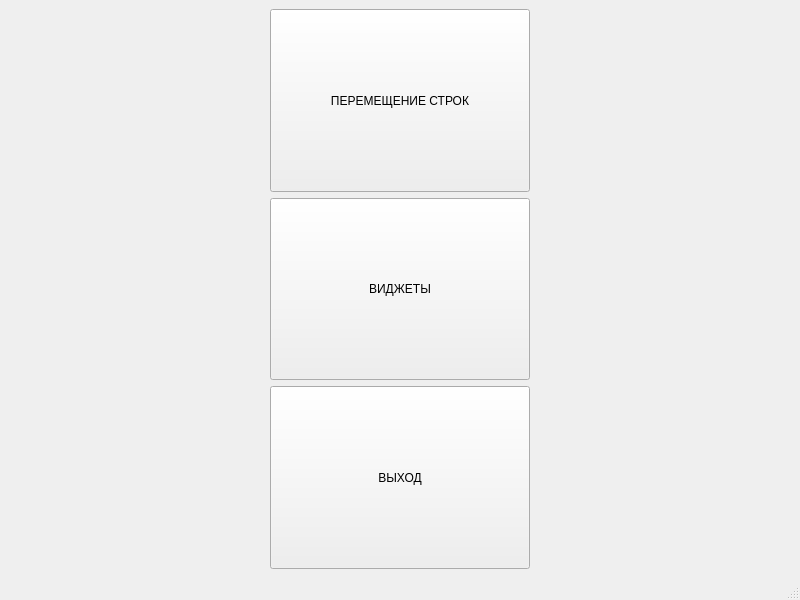
<?xml version="1.0" encoding="UTF-8"?>
<ui version="4.0">
 <class>MainWindow</class>
 <widget class="QMainWindow" name="MainWindow">
  <property name="geometry">
   <rect>
    <x>0</x>
    <y>0</y>
    <width>800</width>
    <height>600</height>
   </rect>
  </property>
  <property name="windowTitle">
   <string>MainWindow</string>
  </property>
  <widget class="QWidget" name="centralwidget">
   <layout class="QGridLayout" name="gridLayout_2">
    <item row="0" column="0">
     <layout class="QGridLayout" name="gridLayout">
      <item row="1" column="0">
       <spacer name="horizontalSpacer_4">
        <property name="orientation">
         <enum>Qt::Orientation::Horizontal</enum>
        </property>
        <property name="sizeHint" stdset="0">
         <size>
          <width>40</width>
          <height>20</height>
         </size>
        </property>
       </spacer>
      </item>
      <item row="0" column="0">
       <spacer name="horizontalSpacer">
        <property name="orientation">
         <enum>Qt::Orientation::Horizontal</enum>
        </property>
        <property name="sizeHint" stdset="0">
         <size>
          <width>40</width>
          <height>20</height>
         </size>
        </property>
       </spacer>
      </item>
      <item row="1" column="2">
       <spacer name="horizontalSpacer_6">
        <property name="orientation">
         <enum>Qt::Orientation::Horizontal</enum>
        </property>
        <property name="sizeHint" stdset="0">
         <size>
          <width>40</width>
          <height>20</height>
         </size>
        </property>
       </spacer>
      </item>
      <item row="2" column="0">
       <spacer name="horizontalSpacer_5">
        <property name="orientation">
         <enum>Qt::Orientation::Horizontal</enum>
        </property>
        <property name="sizeHint" stdset="0">
         <size>
          <width>40</width>
          <height>20</height>
         </size>
        </property>
       </spacer>
      </item>
      <item row="2" column="2">
       <spacer name="horizontalSpacer_7">
        <property name="orientation">
         <enum>Qt::Orientation::Horizontal</enum>
        </property>
        <property name="sizeHint" stdset="0">
         <size>
          <width>40</width>
          <height>20</height>
         </size>
        </property>
       </spacer>
      </item>
      <item row="0" column="2">
       <spacer name="horizontalSpacer_2">
        <property name="orientation">
         <enum>Qt::Orientation::Horizontal</enum>
        </property>
        <property name="sizeHint" stdset="0">
         <size>
          <width>40</width>
          <height>20</height>
         </size>
        </property>
       </spacer>
      </item>
      <item row="2" column="1">
       <widget class="QPushButton" name="pushButton">
        <property name="sizePolicy">
         <sizepolicy hsizetype="MinimumExpanding" vsizetype="MinimumExpanding">
          <horstretch>0</horstretch>
          <verstretch>0</verstretch>
         </sizepolicy>
        </property>
        <property name="text">
         <string>ВЫХОД</string>
        </property>
       </widget>
      </item>
      <item row="1" column="1">
       <widget class="QPushButton" name="pushButton_2">
        <property name="sizePolicy">
         <sizepolicy hsizetype="MinimumExpanding" vsizetype="MinimumExpanding">
          <horstretch>0</horstretch>
          <verstretch>0</verstretch>
         </sizepolicy>
        </property>
        <property name="text">
         <string>ВИДЖЕТЫ</string>
        </property>
       </widget>
      </item>
      <item row="0" column="1">
       <widget class="QPushButton" name="pushButton_3">
        <property name="sizePolicy">
         <sizepolicy hsizetype="MinimumExpanding" vsizetype="MinimumExpanding">
          <horstretch>0</horstretch>
          <verstretch>0</verstretch>
         </sizepolicy>
        </property>
        <property name="text">
         <string>ПЕРЕМЕЩЕНИЕ СТРОК</string>
        </property>
       </widget>
      </item>
     </layout>
    </item>
   </layout>
  </widget>
  <widget class="QMenuBar" name="menubar">
   <property name="geometry">
    <rect>
     <x>0</x>
     <y>0</y>
     <width>800</width>
     <height>26</height>
    </rect>
   </property>
  </widget>
  <widget class="QStatusBar" name="statusbar"/>
 </widget>
 <resources/>
 <connections/>
</ui>
